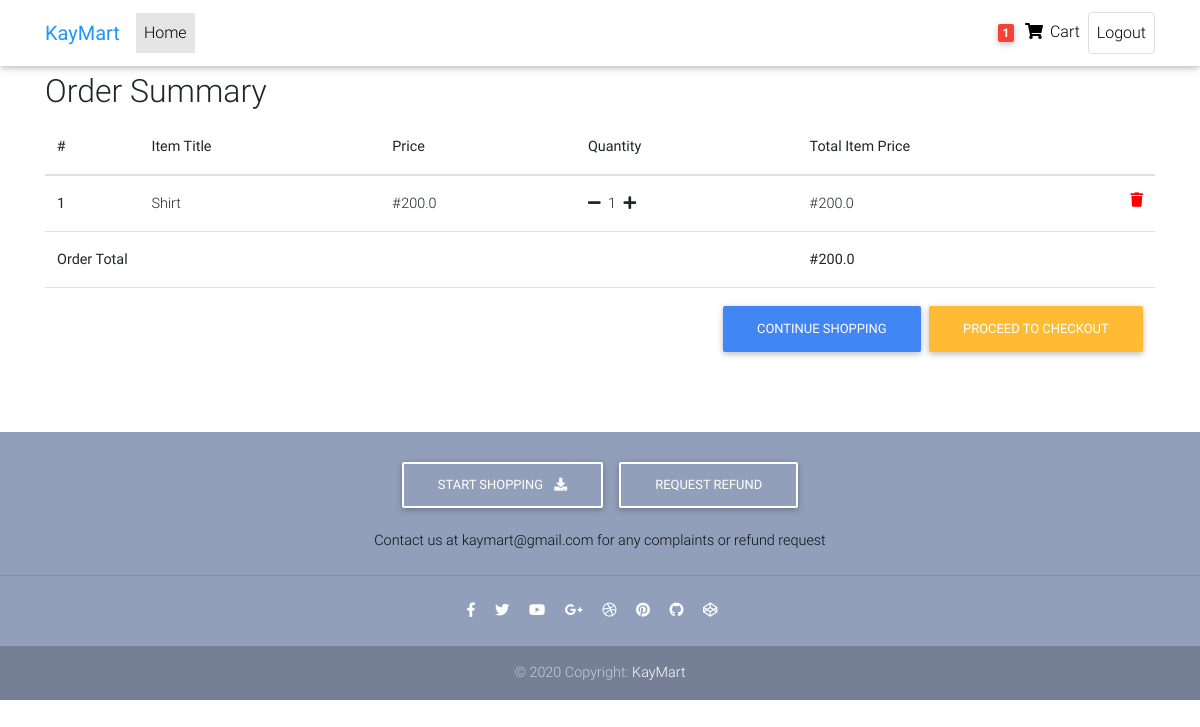
/order-summary/ (signed in), run on an earlier commit of the app's database.
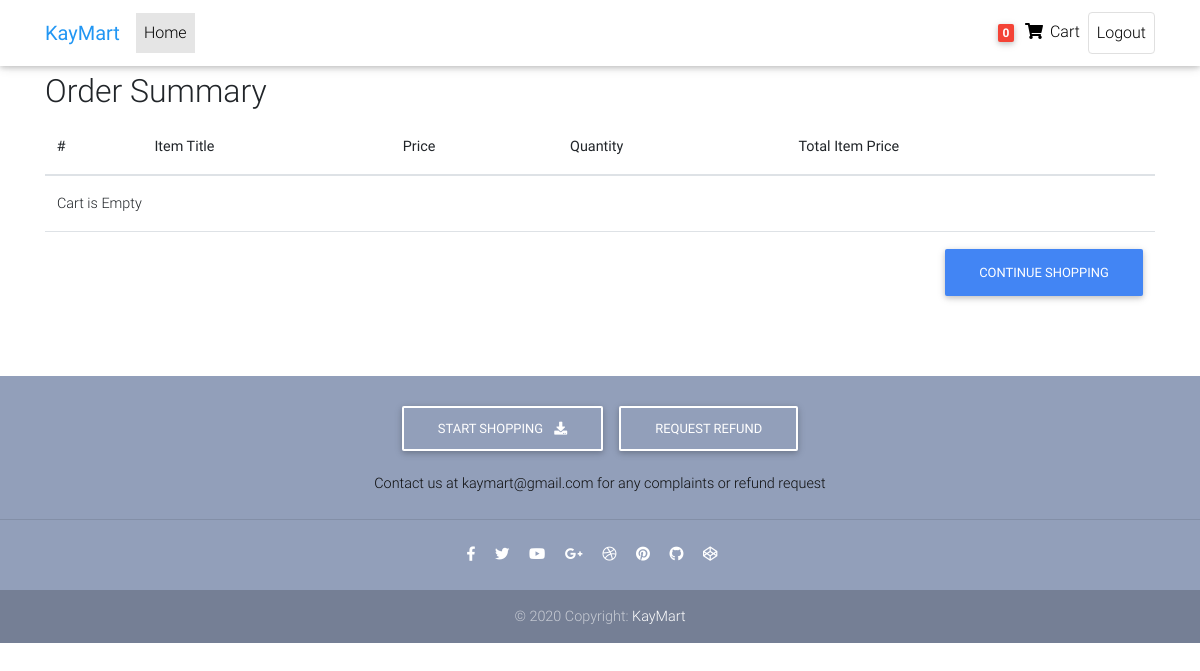
And on a later commit of the database.
### ecommerce/models.py (models this page shows, shortened)
class Order(models.Model):
    user = models.ForeignKey(User, on_delete=models.CASCADE)
    ref_code = models.CharField(max_length=20)
    items = models.ManyToManyField(OrderItem)
    start_date = models.DateTimeField(auto_now_add=True)
    created_date = models.DateTimeField()
    ordered = models.BooleanField(default=False)
    address = models.ForeignKey('Address', on_delete=models.SET_NULL, blank=True, null=True)
    payment = models.ForeignKey('Payment', on_delete=models.SET_NULL, blank=True, null=True)
    coupon = models.ForeignKey('Coupon', on_delete=models.SET_NULL, blank=True, null=True)
    being_delivered = models.BooleanField(default=False)
    received = models.BooleanField(default=False)
    refund_requested = models.BooleanField(default=False)
    refund_granted = models.BooleanField(default=False)
    def get_total(self):
        total = 0
        for order_item in self.items.all():
            total += order_item.get_final_price()
        if self.coupon:
            total -= self.coupon.amount
        return total

class OrderItem(models.Model):
    user = models.ForeignKey(User, on_delete=models.CASCADE)
    ordered = models.BooleanField(default=False)
    item = models.ForeignKey('Item', on_delete=models.CASCADE)
    quantity = models.IntegerField(default=1)
    def get_total_item_price(self):
        return self.quantity * self.item.price
    def get_final_price(self):
        if self.item.discount_price:
            return self.get_total_item_discount_price()
        else:
            return self.get_total_item_price()

class Item(models.Model):
    title = models.CharField(max_length=100)
    price = models.FloatField()
    discount_price = models.FloatField(blank=True, null=True)
    category = models.CharField(max_length=15, choices=CATEGORY_CHOICES)
    label = models.CharField(max_length=15, choices=LABEL_CHOICES)
    slug = models.SlugField()
    description = models.TextField()
    image = CloudinaryField('image')

### ecommerce/views.py (the view)
# urls.py: path('order-summary/', OrderSummary.as_view(), name='order-summary'),
class OrderSummary(LoginRequiredMixin, View):
    def get(self, *args, **kwargs):
        try:
            order = Order.objects.get(user=self.request.user, ordered=False)
            context = {
                'object': order
            }
            return render(self.request, 'ecommerce/order-summary.html', context)
        except ObjectDoesNotExist:
            messages.info(self.request, 'You do not have an active order')
            return redirect('/')

### ecommerce/templatetags/cart_template_tags.py (called while the page is built)
@register.filter
def cart_item_count(user):
    if user.is_authenticated:
        qs = Order.objects.filter(user=user, ordered=False)
        if qs.exists():
            return qs[0].items.count()
    return 0

### ecommerce/templates/ecommerce/order-summary.html (shortened to what this page needs)
{% extends 'ecommerce/base.html' %}
{% block content %}
<main>
<div class="container">
    <div class="table-responsive text-nowrap">
<h2>Order Summary</h2>
<table class="table">
<thead>
<tr>
    <th scope="col">#</th>
    <th scope="col">Item Title</th>
    <th scope="col">Price</th>
    <th scope="col">Quantity</th>
    <th scope="col">Total Item Price</th>
</tr>
</thead>
    <tbody>
    {% for order_item in object.items.all %}
    <tr>
        <th scope="row">{{ forloop.counter }}</th>
        <td>{{ order_item.item.title }}</td>
        <td>#{{ order_item.item.price }}</td>
        <td>
            <a href="{% url 'remove-single-item-from-cart' order_item.item.slug %}"><i class="fas fa-minus mr-1"></i></a>
            {{ order_item.quantity }}
            <a href="{% url 'add-single-item-to-cart' order_item.item.slug %}"><i class="fas fa-plus ml-1"></i></a>
        </td>
        <td>
            {% if order_item.item.discount_price %}
                #{{ order_item.get_total_item_discount_price }}
                <span class="badge badge-primary">Saving#{{ order_item.get_amount_saved }}</span>
                {% else %}
                #{{ order_item.get_total_item_price }}
            {% endif %}
        <a href="{% url 'remove-from-cart' order_item.item.slug %}" style="color: red"><i class="fas fa-trash float-right"></i></a>
        </td>
    </tr>
        {% empty %}
        <tr>
        <td colspan="5">Cart is Empty</td>
        </tr>
        <tr>
        <td colspan="5">
            <a class="btn btn-primary float-right" href="/">Continue shopping</a>
        </td>
        </tr>
    {% endfor %}
    {% if object.get_total %}
    <tr>
        <td colspan="4"><b>Order Total</b></td>
        <td><b>#{{ object.get_total }}</b></td>
    </tr>
        <tr>
            <td colspan="5">
            <a class='btn btn-warning float-right ml-2' href='/checkout/'>Proceed to checkout</a>
            <a class='btn btn-primary float-right' href='/'>Continue shopping</a>
            </td>
        </tr>
    {% endif %}
    </tbody>
</table>
</div>
</div>
</main>
{% endblock %}

### ecommerce/templates/ecommerce/navbar.html (shortened to what this page needs)
{% load cart_template_tags %}
  <nav class="navbar fixed-top navbar-expand-lg navbar-light white scrolling-navbar">
    <div class="container">
      <a class="navbar-brand waves-effect" href="{% url 'home' %}">
        <strong class="blue-text">KayMart</strong>
      </a>
      <div class="collapse navbar-collapse" id="navbarSupportedContent">
        <ul class="navbar-nav mr-auto">
          <li class="nav-item active">
            <a class="nav-link waves-effect" href="{% url 'home' %}">Home
            </a>
          </li>
        </ul>
        <ul class="navbar-nav nav-flex-icons">
            {% if request.user.is_authenticated %}
          <li class="nav-item">
            <a class="nav-link waves-effect" href="{% url 'order-summary' %}">
              <span class="badge red z-depth-1 mr-1"> {{ request.user|cart_item_count }} </span>
              <i class="fas fa-shopping-cart"></i>
              <span class="clearfix d-none d-sm-inline-block"> Cart </span>
            </a>
          </li>
          <li class="nav-item">
            <a href="{% url 'logout' %}" class="nav-link border border-light rounded waves-effect">
              Logout
            </a>
          </li>
          {% endif %}
      </div>
    </div>
  </nav>

What changed in the data, as far as the page shows it:
no longer on this page (row unchanged): OrderItem: item "Shirt", item.price "200.0", quantity "1", get_total_item_price "200.0"
no longer on this page (row edited): Order: get_total "200.0"
Also different on the page:
{{ request.user|cart_item_count }}: "1" → "0"
text no longer shown: "Order Total # PROCEED TO CHECKOUT"
text now shown: "Cart is Empty"
